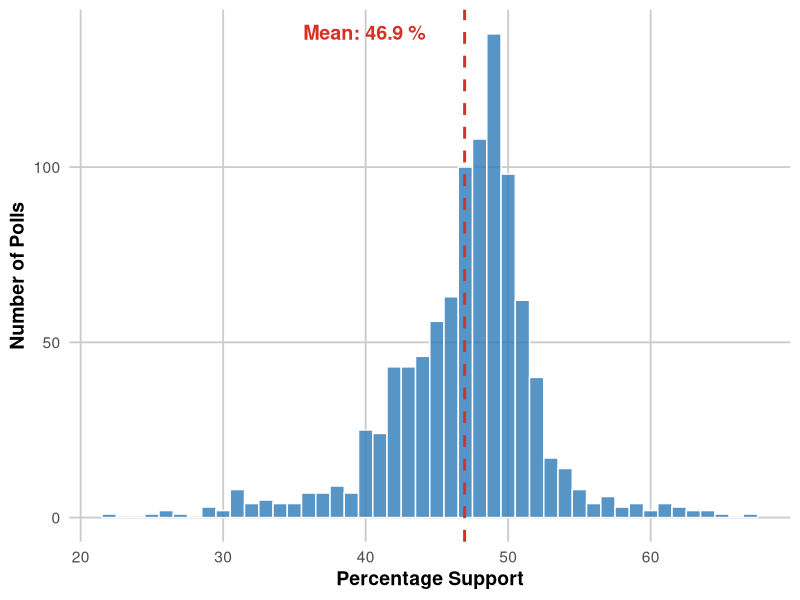
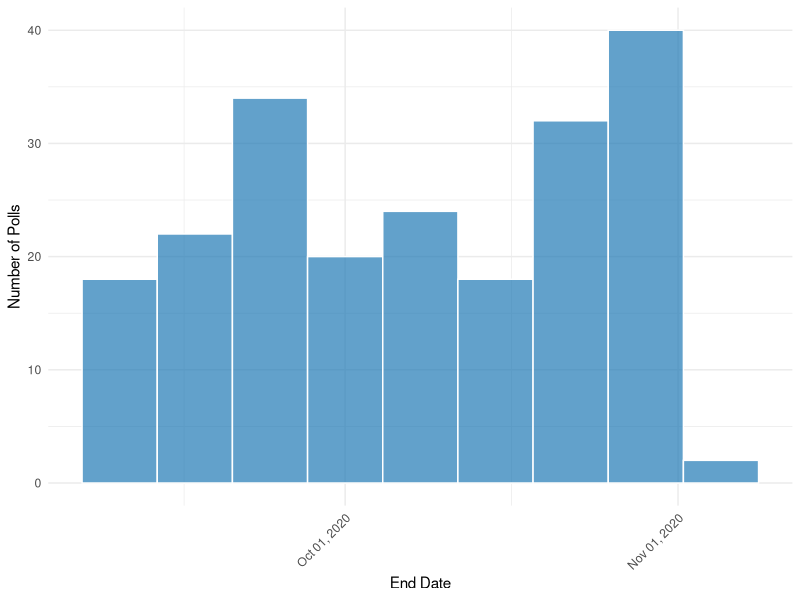
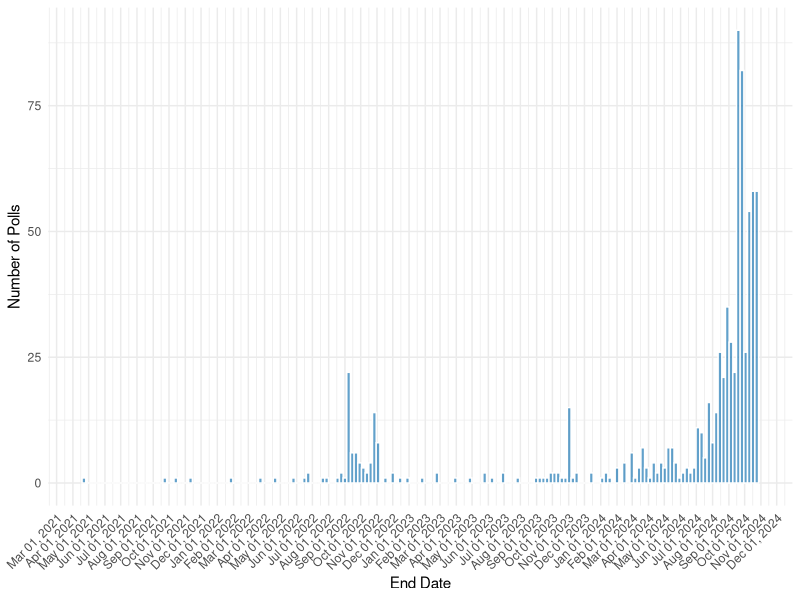
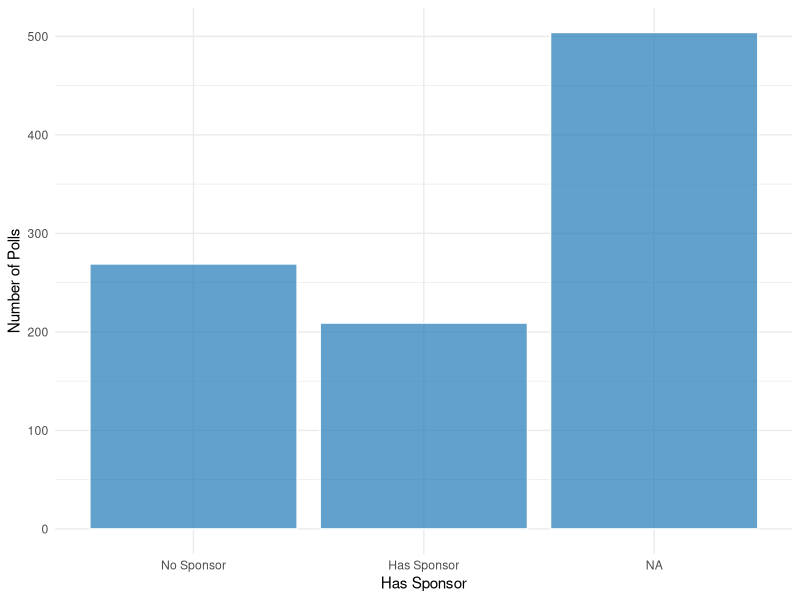
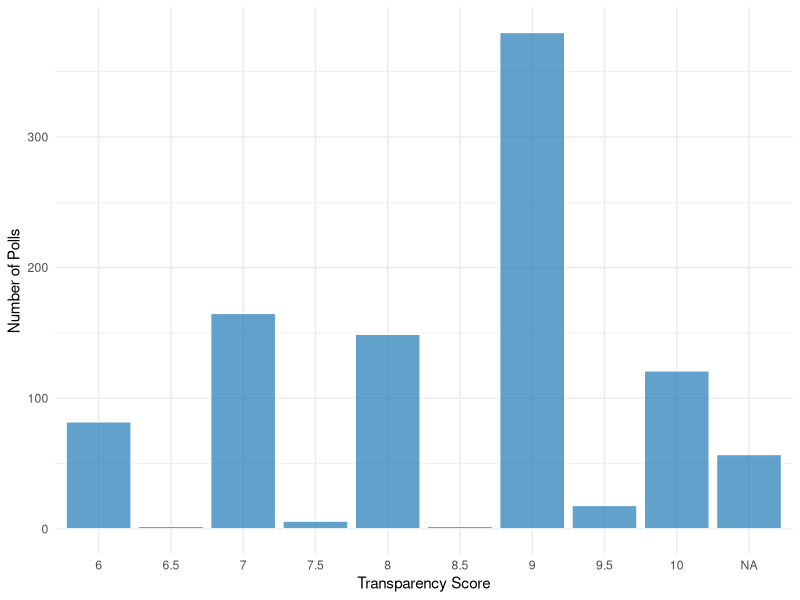
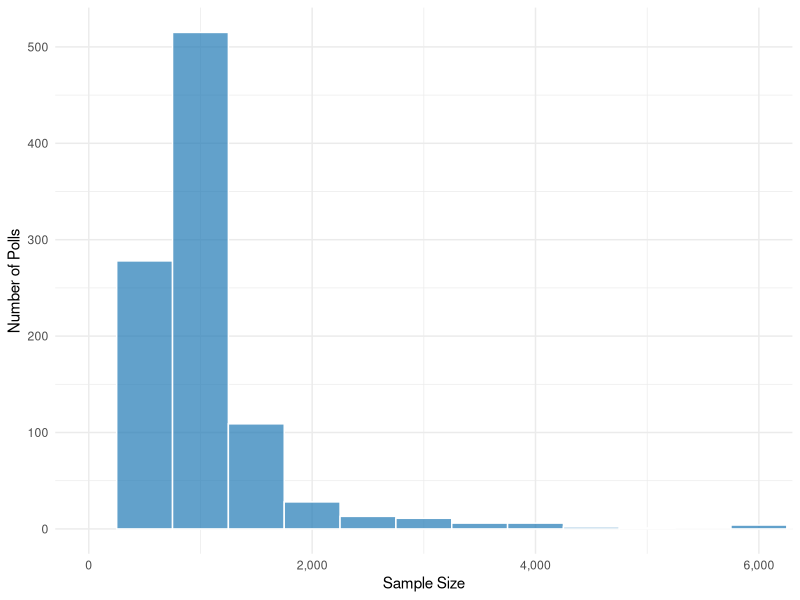

R code for these plots, in order:
#### Preamble ####
# Purpose: Exploratory data analysis using analysis data
# Author: Andrew Goh, Yisu Hou
# Date: 3 November 2024
# Contact: yisu.hou@mail.utoronto.ca
# License: None
# Pre-requisites:
# - Packages `tidyverse`, `caret`, `glmnet`, `nnet`, `lubridate`, `pROC`,
# and `stringr`must be installed
# - 02-clean_data.R and 03-test_analysis_data.R must have been run


#### Workspace setup ####

# Load libraries
library(tidyverse)
library(caret)
library(glmnet)
library(nnet)
library(lubridate)
library(pROC)
library(stringr)


#### Read data ####
trump_2024 <- read_csv("data/02-analysis_data/trump_2024_analysis_data.csv")
harris_2024 <- read_csv("data/02-analysis_data/harris_2024_analysis_data.csv")
trump_2024_lower <-
  read_csv("data/02-analysis_data/trump_2024_analysis_data_lower.csv")
harris_2024_lower <-
  read_csv("data/02-analysis_data/harris_2024_analysis_data_lower.csv")
trump_2020 <- read_csv("data/02-analysis_data/trump_2020_analysis_data.csv")
biden_2020 <- read_csv("data/02-analysis_data/biden_2020_analysis_data.csv")

# Distribution of variables in the dataset
all_combined <- bind_rows(
  harris_2024_lower, trump_2024_lower,
  biden_2020, trump_2020
)

# Generate plots to display the distributions
ggplot(all_combined, aes(x = pct)) +
  geom_histogram(
    binwidth = 1, # Adjust bin width for granularity
    fill = "#2c7bb6", # Aesthetic fill color (steel blue)
    color = "white", # Border color for bins
    alpha = 0.8 # Transparency of the fill
  ) +
  labs(
    x = "Percentage Support",
    y = "Number of Polls"
  ) +
  theme_minimal(base_size = 14) + # Minimal theme with increased base font size
  theme(
    plot.title = element_text(
      size = 16,
      face = "bold",
      hjust = 0.5, # Center the title
      margin = margin(b = 10) # Add space below the title
    ),
    plot.subtitle = element_text(
      size = 12,
      hjust = 0.5,
      margin = margin(b = 20) # Add space below the subtitle
    ),
    axis.title = element_text(face = "bold"), # Bold axis titles
    axis.text = element_text(color = "gray30"), # Dark gray axis text
    panel.grid.major = element_line(color = "gray80"), # Light gray major grid lines
    panel.grid.minor = element_blank() # Remove minor grid lines
  ) +
  # Add a vertical line for the mean percentage support
  geom_vline(
    aes(xintercept = mean(pct, na.rm = TRUE)),
    color = "#d73027", # Aesthetic color (red)
    linetype = "dashed",
    size = 1
  ) +
  # Annotate the mean value on the plot
  annotate(
    "text",
    x = mean(all_combined$pct, na.rm = TRUE) - 7, # Position text slightly to the right of the mean line
    y = Inf, # Position text at the top of the plot
    label = paste("Mean:", round(mean(all_combined$pct, na.rm = TRUE), 1), "%"),
    vjust = 2, # Vertical adjustment
    color = "#d73027",
    size = 5,
    fontface = "bold"
  )

ggplot(all_combined %>% filter(cycle == 2020), aes(x = end_date)) +
  geom_histogram(binwidth = 7, fill = "#1f78b4", color = "white", alpha = 0.7) +
  labs(
    x = "End Date",
    y = "Number of Polls"
  ) +
  scale_x_date(date_labels = "%b %d, %Y", date_breaks = "1 month") +
  theme_minimal() +
  theme(
    plot.title = element_text(size = 14, face = "bold"),
    axis.text.x = element_text(angle = 45, hjust = 1)
  )

ggplot(all_combined %>% filter(cycle == 2024), aes(x = end_date)) +
  geom_histogram(binwidth = 7, fill = "#1f78b4", color = "white", alpha = 0.7) +
  labs(
    x = "End Date",
    y = "Number of Polls"
  ) +
  scale_x_date(date_labels = "%b %d, %Y", date_breaks = "1 month") +
  theme_minimal() +
  theme(
    plot.title = element_text(size = 14, face = "bold"),
    axis.text.x = element_text(angle = 45, hjust = 1)
  )

ggplot(all_combined, aes(x = factor(has_sponsor, levels = c(0, 1), labels = c("No Sponsor", "Has Sponsor")))) +
  geom_bar(fill = "#1f78b4", color = "white", alpha = 0.7) +
  labs(
    x = "Has Sponsor",
    y = "Number of Polls"
  ) +
  theme_minimal() +
  theme(
    plot.title = element_text(size = 14, face = "bold")
  )

ggplot(all_combined, aes(x = factor(transparency_score))) +
  geom_bar(fill = "#1f78b4", color = "white", alpha = 0.7) +
  labs(
    x = "Transparency Score",
    y = "Number of Polls"
  ) +
  theme_minimal() +
  theme(
    plot.title = element_text(size = 14, face = "bold")
  )

ggplot(all_combined, aes(x = sample_size)) +
  geom_histogram(binwidth = 500, fill = "#1f78b4", color = "white", alpha = 0.7) +
  labs(
    x = "Sample Size",
    y = "Number of Polls"
  ) +
  scale_x_continuous(labels = scales::comma) +
  coord_cartesian(xlim = c(0, 6000)) +
  theme_minimal() +
  theme(
    plot.title = element_text(size = 14, face = "bold")
  )
